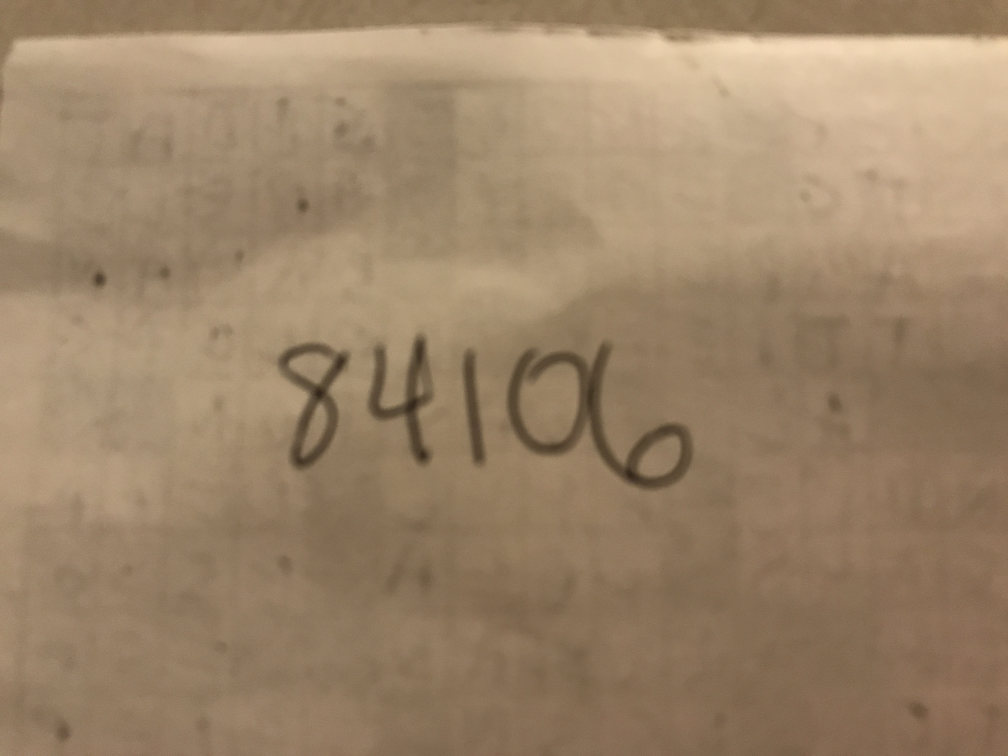
#> input picture input/zip_codes/zip1.JPG, 4032 x 3024 px, found by its file name (shown at 1/4 size)
$ python -i extract_connected_components.py   (imports and definitions only)   (older library calls are emulated)
#> lines starting #> are read from the running program, lines starting #| are printed output that depends on the picture; after the words box and inside, x2 and y2 are one past the last pixel; in counts of white or black regions, pixels touching at a corner belong together
from PIL import Image
import numpy as np
import matplotlib.pyplot as plt
# from scipy import ndimage
# import mahotas as mh

import os, sys
input = os.path.join(os.path.dirname(__file__), '..', 'input/zip_codes/')

# Import the cv2 library
from skimage import data
from skimage import filters, transform
from skimage.measure import label, regionprops
from skimage.color import label2rgb

def extract(filename):
#> called with filename = '../input/zip_codes/zip1.JPG'
	fname= input + filename
	blur_radius = 1.0

	img = Image.open(fname).convert('L')
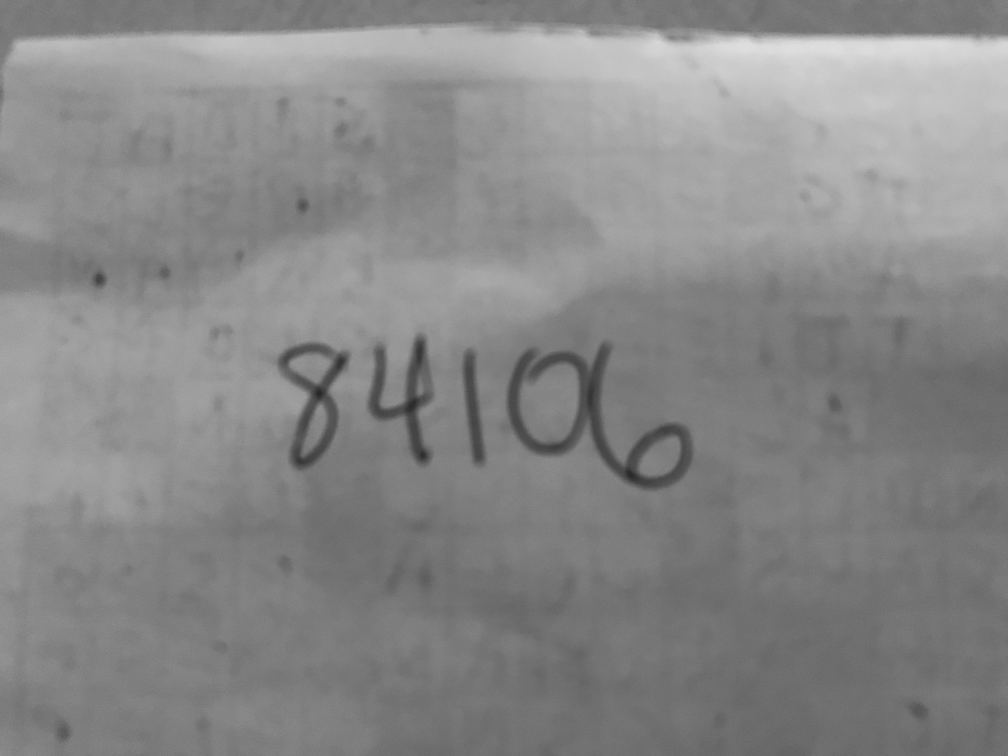
#> img: PIL image 4032x3024 L (shown at 1/4 size); min 34, max 225, mean 135.9
	img = np.asarray(img)
	img = filters.gaussian(img, sigma=9)
#> img: shape (3024, 4032) float64
	# print(img)
	val = 105/255
	img = img < val
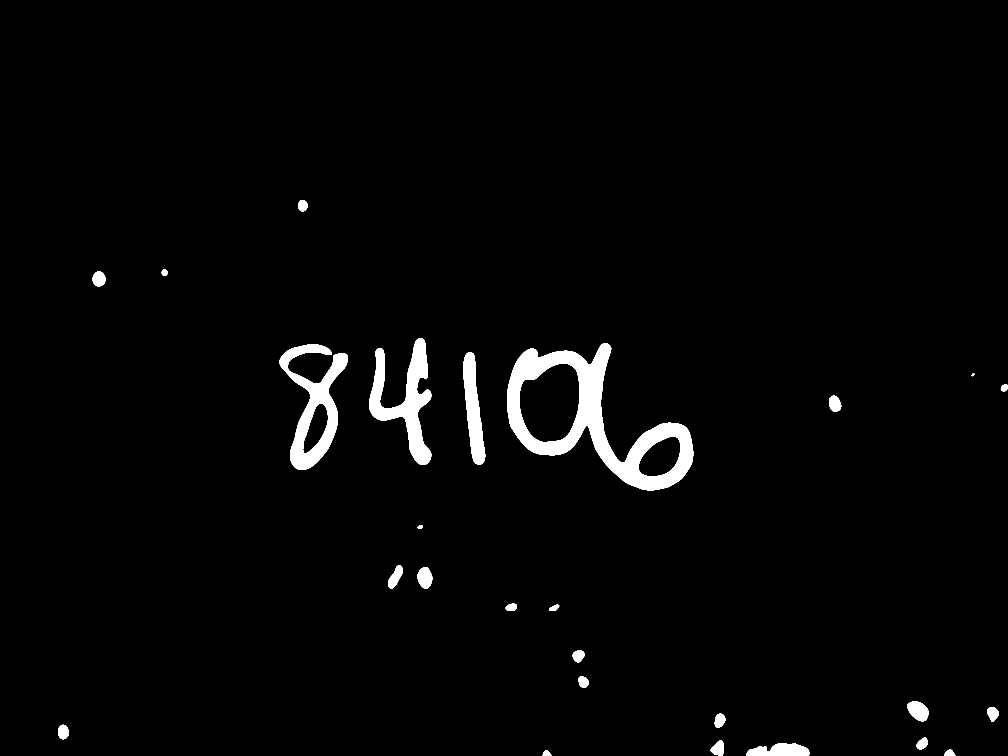
#> img: shape (3024, 4032) bool (shown at 1/4 size); 2.4% white; 26 white regions, largest, box (x1, y1, x2, y2) and area: (2028, 1373, 2773, 1961) 126275, (1118, 1377, 1391, 1880) 48648, (1476, 1352, 1726, 1860) 46487
	# blobs = img < 0.77 * img.mean()

	# all_labels = measure.label(blobs)
	labels = label(img, neighbors=8,  background=0)
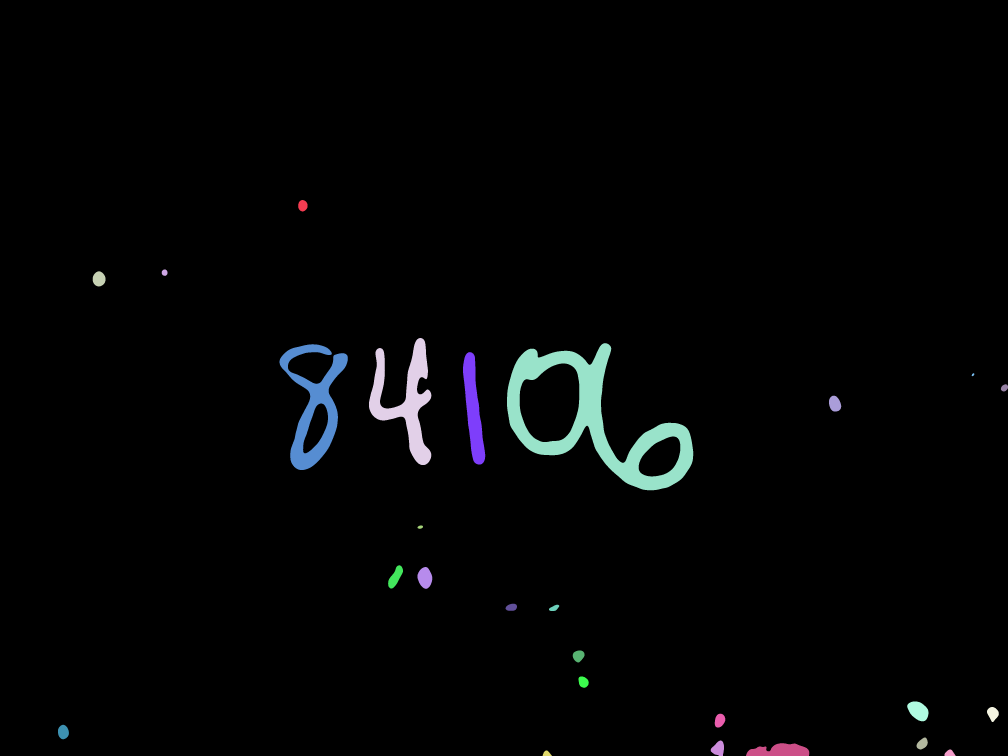
#> labels: shape (3024, 4032) int32 (shown at 1/4 size); 27 distinct labels, from 0 to 26; one colour per label, 0 black
	digit_lefts = []
	digits = []
	for region in regionprops(labels):
		# take regions with large enough areas
		if region.area >= 20000:
			# binary image 0, 1
			minr, minc, maxr, maxc = region.bbox
			digit = region.image.astype(float)
			# change background to white, 255
			digit[digit == 0] = 255
			# change digit to black, 0
			digit[digit != 255] = 0

			# pad to square image
			num_rows, num_cols = digit.shape
			pad_width = max(num_rows, num_cols)
			col_pad = int((pad_width - num_cols)/2)+100
			row_pad = int((pad_width - num_rows)/2)+100
			digit = np.pad(digit, ([row_pad,row_pad], [col_pad, col_pad]), 'maximum')
			digit = Image.fromarray(digit)
			# digit = transform.resize(digit, (28, 28))
			# # print(digit)
			# # resize to match mnist
			# threshold = 200
			# digit[digit < threshold] = 0
			# digit[digit >= threshold] = 255

			digit_lefts.append(minc)
			digits.append(digit)
#> this loop made 26 passes
#> (minr, minc, maxr, maxc, num_rows, num_cols, pad_width, col_pad) on passes 4 to 7: (1352, 1476, 1860, 1726, 508, 250, 508, 229), (1373, 2028, 1961, 2773, 588, 745, 745, 100), (1377, 1118, 1880, 1391, 503, 273, 503, 215), (1408, 1852, 1858, 1941, 450, 89, 450, 280)
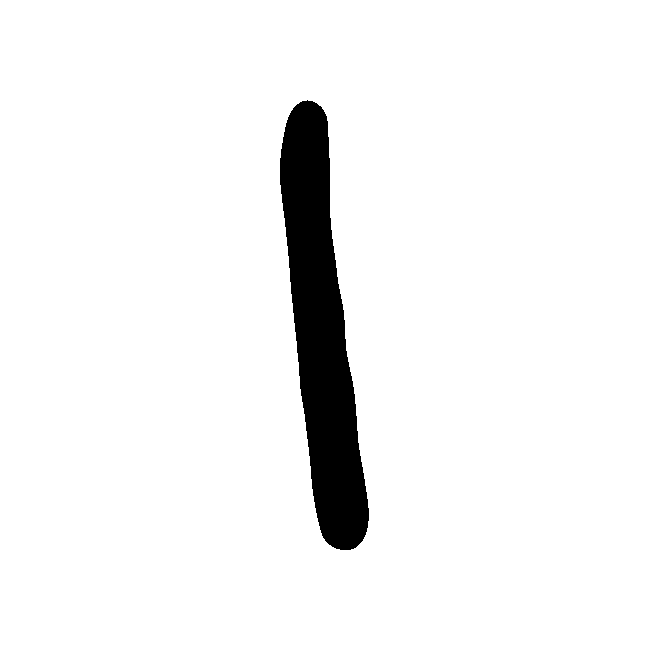
#> digit: PIL image 649x650 F; 94.9% white; 1 black region, box (x1, y1, x2, y2) and area: (280, 100, 369, 550) 21544
#> after the loop, digit_lefts = [1476, 2028, 1118, 1852]; digits = 4 items

	return digits, digit_lefts

>>> result = extract('../input/zip_codes/zip1.JPG')
